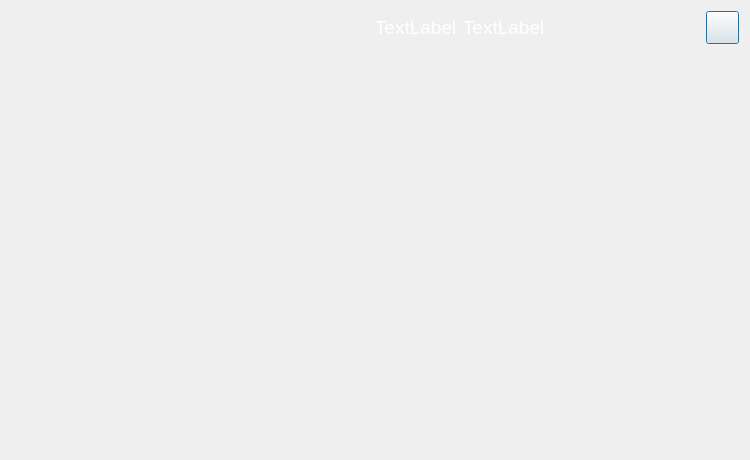
<?xml version="1.0" encoding="UTF-8"?>
<ui version="4.0">
 <class>ECGTest_Dialog</class>
 <widget class="QDialog" name="ECGTest_Dialog">
  <property name="geometry">
   <rect>
    <x>0</x>
    <y>0</y>
    <width>750</width>
    <height>460</height>
   </rect>
  </property>
  <property name="windowTitle">
   <string>Dialog</string>
  </property>
  <property name="styleSheet">
   <string notr="true">color: rgb(255, 255, 255);</string>
  </property>
  <layout class="QGridLayout" name="gridLayout">
   <item row="0" column="0">
    <spacer name="horizontalSpacer">
     <property name="orientation">
      <enum>Qt::Orientation::Horizontal</enum>
     </property>
     <property name="sizeHint" stdset="0">
      <size>
       <width>40</width>
       <height>20</height>
      </size>
     </property>
    </spacer>
   </item>
   <item row="0" column="1">
    <layout class="QHBoxLayout" name="horizontalLayout_2">
     <item>
      <layout class="QHBoxLayout" name="horizontalLayout">
       <item>
        <widget class="QLabel" name="label_UserName">
         <property name="font">
          <font>
           <family>Microsoft YaHei UI</family>
           <pointsize>14</pointsize>
           <italic>false</italic>
           <bold>false</bold>
          </font>
         </property>
         <property name="styleSheet">
          <string notr="true">
font: 14pt &quot;Microsoft YaHei UI&quot;;</string>
         </property>
         <property name="text">
          <string>TextLabel</string>
         </property>
        </widget>
       </item>
       <item>
        <widget class="QLabel" name="label_UserAge">
         <property name="font">
          <font>
           <family>Microsoft YaHei UI</family>
           <pointsize>14</pointsize>
           <italic>false</italic>
           <bold>false</bold>
          </font>
         </property>
         <property name="styleSheet">
          <string notr="true">font: 14pt &quot;Microsoft YaHei UI&quot;;</string>
         </property>
         <property name="text">
          <string>TextLabel</string>
         </property>
        </widget>
       </item>
      </layout>
     </item>
     <item>
      <spacer name="horizontalSpacer_2">
       <property name="orientation">
        <enum>Qt::Orientation::Horizontal</enum>
       </property>
       <property name="sizeHint" stdset="0">
        <size>
         <width>40</width>
         <height>20</height>
        </size>
       </property>
      </spacer>
     </item>
     <item>
      <widget class="QPushButton" name="btn_quit">
       <property name="styleSheet">
        <string notr="true">border-image: url(:/resource/images/back.png);
width:25px;
height:25px</string>
       </property>
       <property name="text">
        <string/>
       </property>
      </widget>
     </item>
    </layout>
   </item>
   <item row="1" column="1">
    <spacer name="verticalSpacer">
     <property name="orientation">
      <enum>Qt::Orientation::Vertical</enum>
     </property>
     <property name="sizeHint" stdset="0">
      <size>
       <width>20</width>
       <height>40</height>
      </size>
     </property>
    </spacer>
   </item>
  </layout>
 </widget>
 <resources/>
 <connections/>
</ui>
